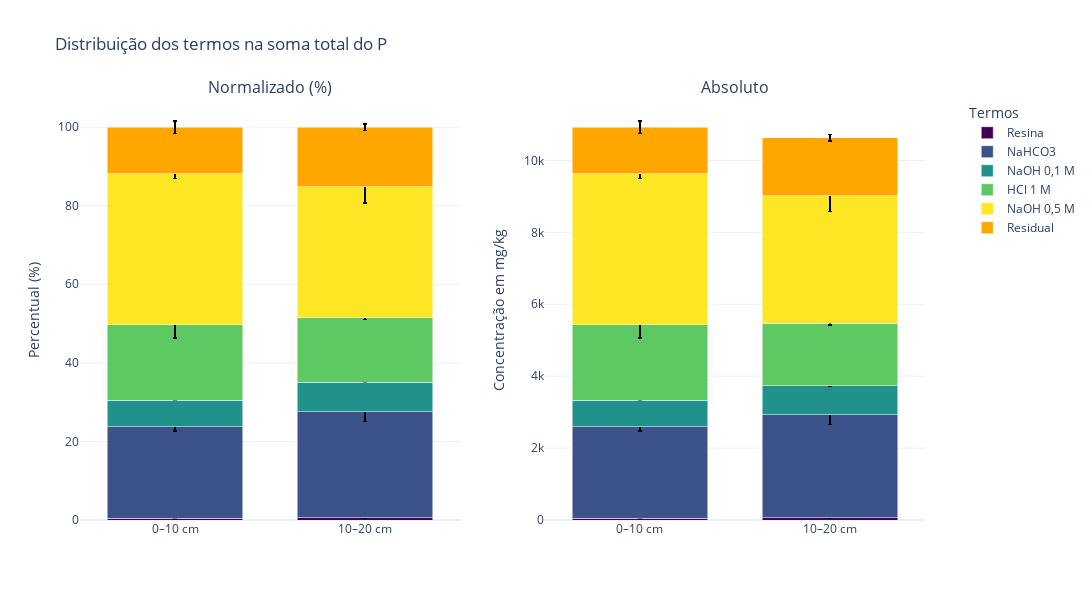

Here is the notebook cell this chart was saved with:
### Code cell
import numpy as np
import plotly.graph_objects as go
from plotly.subplots import make_subplots

# --- Dados ---
R1_0_10 = np.array([34.21, 2461.08, 754.08, 2350.62, 4113.53, 1179.57])
R2_0_10 = np.array([54.99, 2638.34, 729.61, 1827.19, 4288.24, 1420.54])

R1_10_20 = np.array([53.70, 3064.80, 793.40, 1704.78, 3859.41, 1541.90])
R2_10_20 = np.array([59.47, 2682.02, 811.75, 1783.70, 3232.06, 1670.36])

# --- Médias e desvios ---
media_0_10 = np.mean([R1_0_10, R2_0_10], axis=0)
std_0_10 = np.std([R1_0_10, R2_0_10], axis=0, ddof=1)

media_10_20 = np.mean([R1_10_20, R2_10_20], axis=0)
std_10_20 = np.std([R1_10_20, R2_10_20], axis=0, ddof=1)

# --- Normalização para % ---
total_0_10 = np.sum(media_0_10)
total_10_20 = np.sum(media_10_20)

media_0_10_norm = media_0_10 / total_0_10 * 100
std_0_10_norm = std_0_10 / total_0_10 * 100

media_10_20_norm = media_10_20 / total_10_20 * 100
std_10_20_norm = std_10_20 / total_10_20 * 100

# --- Nomes e cores ---
nomes_termos = ["Resina", "NaHCO3", "NaOH 0,1 M", "HCl 1 M", "NaOH 0,5 M", "Residual"]
cores = ['#440154', '#3b528b', '#21918c', '#5ec962', '#fde725', '#ffa600']
profundidades = ['0–10 cm', '10–20 cm']

# --- Subplots ---
fig = make_subplots(rows=1, cols=2,
                    subplot_titles=("Normalizado (%)", "Absoluto"),
                    shared_yaxes=False)

# --- Normalizado (%)
for i in range(6):
    fig.add_trace(go.Bar(
        x=profundidades,
        y=[media_0_10_norm[i], media_10_20_norm[i]],
        name=nomes_termos[i],
        marker_color=cores[i],
        error_y=dict(
            type='data',
            array=[std_0_10_norm[i], std_10_20_norm[i]],
            visible=True,
            thickness=1.5,   # mais fino
            width=2,         # abas menores
            color='black'
        ),
    ), row=1, col=1)

# --- Absoluto (mg/kg)
for i in range(6):
    fig.add_trace(go.Bar(
        x=profundidades,
        y=[media_0_10[i], media_10_20[i]],
        marker_color=cores[i],
        showlegend=False,
        error_y=dict(
            type='data',
            array=[std_0_10[i], std_10_20[i]],
            visible=True,
            thickness=1.5,
            width=2,
            color='black'
        ),
    ), row=1, col=2)

# --- Layout geral ---
fig.update_layout(
    barmode='stack',
    title_text="Distribuição dos termos na soma total do P",
    yaxis_title="Percentual (%)",
    yaxis2_title="Concentração em mg/kg",
    legend_title="Termos",
    legend=dict(x=1.05, y=1, traceorder="normal"),
    bargap=0.25,          # espaço entre grupos
    bargroupgap=0.05,     # espaço entre barras no mesmo grupo
    width=1100,
    height=600,
    template="plotly_white"
)

# --- Melhorar proporção visual ---
fig.update_yaxes(rangemode="tozero")  # garante início no zero
fig.update_traces(marker_line_width=0.5)

fig.show()

### Figure 1 — Plotly figure (JSON) as saved in the notebook; plotly's stock layout.template omitted (floating-point values rounded to 4 significant figures)
{"data": [{"error_y": {"array": [0.1345, 0.03839], "color": "black", "thickness": 1.5, "type": "data", "visible": true, "width": 2}, "marker": {"color": "#440154", "line": {"width": 0.5}}, "name": "Resina", "type": "bar", "x": ["0–10 cm", "10–20 cm"], "xaxis": "x", "y": [0.4082, 0.5324], "yaxis": "y"}, {"error_y": {"array": [1.147, 2.547], "color": "black", "thickness": 1.5, "type": "data", "visible": true, "width": 2}, "marker": {"color": "#3b528b", "line": {"width": 0.5}}, "name": "NaHCO3", "type": "bar", "x": ["0–10 cm", "10–20 cm"], "xaxis": "x", "y": [23.34, 27.03], "yaxis": "y"}, {"error_y": {"array": [0.1584, 0.1221], "color": "black", "thickness": 1.5, "type": "data", "visible": true, "width": 2}, "marker": {"color": "#21918c", "line": {"width": 0.5}}, "name": "NaOH 0,1 M", "type": "bar", "x": ["0–10 cm", "10–20 cm"], "xaxis": "x", "y": [6.79, 7.551], "yaxis": "y"}, {"error_y": {"array": [3.388, 0.525], "color": "black", "thickness": 1.5, "type": "data", "visible": true, "width": 2}, "marker": {"color": "#5ec962", "line": {"width": 0.5}}, "name": "HCl 1 M", "type": "bar", "x": ["0–10 cm", "10–20 cm"], "xaxis": "x", "y": [19.12, 16.41], "yaxis": "y"}, {"error_y": {"array": [1.131, 4.174], "color": "black", "thickness": 1.5, "type": "data", "visible": true, "width": 2}, "marker": {"color": "#fde725", "line": {"width": 0.5}}, "name": "NaOH 0,5 M", "type": "bar", "x": ["0–10 cm", "10–20 cm"], "xaxis": "x", "y": [38.45, 33.36], "yaxis": "y"}, {"error_y": {"array": [1.56, 0.8546], "color": "black", "thickness": 1.5, "type": "data", "visible": true, "width": 2}, "marker": {"color": "#ffa600", "line": {"width": 0.5}}, "name": "Residual", "type": "bar", "x": ["0–10 cm", "10–20 cm"], "xaxis": "x", "y": [11.9, 15.11], "yaxis": "y"}, {"error_y": {"array": [14.69, 4.08], "color": "black", "thickness": 1.5, "type": "data", "visible": true, "width": 2}, "marker": {"color": "#440154", "line": {"width": 0.5}}, "showlegend": false, "type": "bar", "x": ["0–10 cm", "10–20 cm"], "xaxis": "x2", "y": [44.6, 56.59], "yaxis": "y2"}, {"error_y": {"array": [125.3, 270.7], "color": "black", "thickness": 1.5, "type": "data", "visible": true, "width": 2}, "marker": {"color": "#3b528b", "line": {"width": 0.5}}, "showlegend": false, "type": "bar", "x": ["0–10 cm", "10–20 cm"], "xaxis": "x2", "y": [2550.0, 2873.0], "yaxis": "y2"}, {"error_y": {"array": [17.3, 12.98], "color": "black", "thickness": 1.5, "type": "data", "visible": true, "width": 2}, "marker": {"color": "#21918c", "line": {"width": 0.5}}, "showlegend": false, "type": "bar", "x": ["0–10 cm", "10–20 cm"], "xaxis": "x2", "y": [741.8, 802.6], "yaxis": "y2"}, {"error_y": {"array": [370.1, 55.8], "color": "black", "thickness": 1.5, "type": "data", "visible": true, "width": 2}, "marker": {"color": "#5ec962", "line": {"width": 0.5}}, "showlegend": false, "type": "bar", "x": ["0–10 cm", "10–20 cm"], "xaxis": "x2", "y": [2089.0, 1744.0], "yaxis": "y2"}, {"error_y": {"array": [123.5, 443.6], "color": "black", "thickness": 1.5, "type": "data", "visible": true, "width": 2}, "marker": {"color": "#fde725", "line": {"width": 0.5}}, "showlegend": false, "type": "bar", "x": ["0–10 cm", "10–20 cm"], "xaxis": "x2", "y": [4201.0, 3546.0], "yaxis": "y2"}, {"error_y": {"array": [170.4, 90.83], "color": "black", "thickness": 1.5, "type": "data", "visible": true, "width": 2}, "marker": {"color": "#ffa600", "line": {"width": 0.5}}, "showlegend": false, "type": "bar", "x": ["0–10 cm", "10–20 cm"], "xaxis": "x2", "y": [1300.0, 1606.0], "yaxis": "y2"}], "layout": {"annotations": [{"font": {"size": 16}, "showarrow": false, "text": "Normalizado (%)", "x": 0.225, "xanchor": "center", "xref": "paper", "y": 1, "yanchor": "bottom", "yref": "paper"}, {"font": {"size": 16}, "showarrow": false, "text": "Absoluto", "x": 0.775, "xanchor": "center", "xref": "paper", "y": 1, "yanchor": "bottom", "yref": "paper"}], "bargap": 0.25, "bargroupgap": 0.05, "barmode": "stack", "height": 600, "legend": {"title": {"text": "Termos"}, "traceorder": "normal", "x": 1.05, "y": 1}, "title": {"text": "Distribuição dos termos na soma total do P"}, "width": 1100, "xaxis": {"anchor": "y", "domain": [0, 0.45]}, "xaxis2": {"anchor": "y2", "domain": [0.55, 1]}, "yaxis": {"anchor": "x", "domain": [0, 1], "rangemode": "tozero", "title": {"text": "Percentual (%)"}}, "yaxis2": {"anchor": "x2", "domain": [0, 1], "rangemode": "tozero", "title": {"text": "Concentração em mg/kg"}}}}
